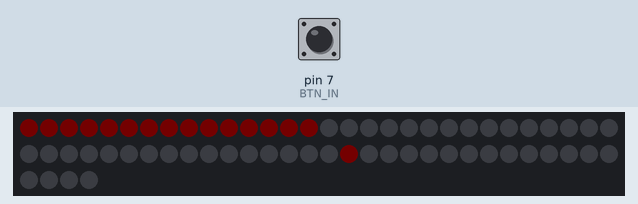
Simulated run of this sketch. Board: Arduino Uno, built with avr-gcc and run on an emulated ATmega328P. Shown: 64 RGB LEDs in strip order, left to right, continuing on the next row. The test bench sets the inputs (shaded band); at power-on: pin 7 (BTN_IN) HIGH. Dim RGB values are drawn brighter than linear; random numbers use the default seed unless the sketch sets one.

Above: at 1.2 s.
1.3 s: pin 7 (BTN_IN) pulled LOW for 0.15 s
At 1.76 s:
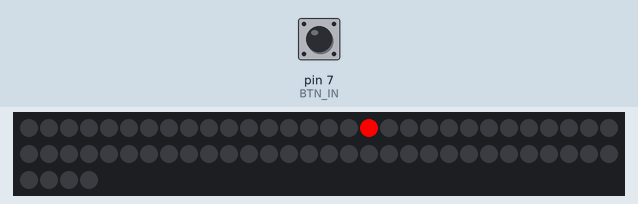
3.7 s: pin 7 (BTN_IN) pulled LOW for 1 s
7.7 s: pin 7 (BTN_IN) pulled LOW for 3.2 s
13.9 s: pin 7 (BTN_IN) pulled LOW for 1 s
17.9 s: pin 7 (BTN_IN) pulled LOW for 0.15 s
At 26.15 s:
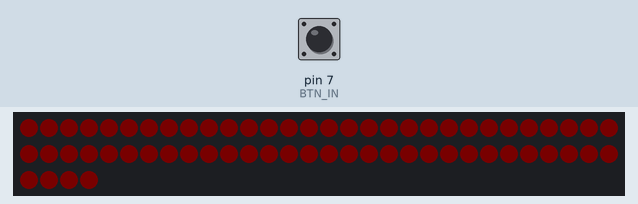

The sketch:

MATURAZIONE.ino
```cpp
// Arduino UNO

#include <FastLED.h>

#define NUM_LEDS 64
#define COM_PIN 6
#define BTN_IN 7

CRGB leds[NUM_LEDS];

void setup() {

  FastLED.addLeds<WS2812B, COM_PIN, GRB>(leds, NUM_LEDS);
  FastLED.setBrightness(255);

  FastLED.clear();
  FastLED.show();

  pinMode(BTN_IN, INPUT);
  Serial.begin(9600);

}

uint8_t j = 0;
uint8_t je = 32;
uint8_t i = 0;
uint8_t w1 = 0;
uint8_t w2 = 0;
uint8_t w3 = 0;
uint8_t w = 0;

bool beam = false;

unsigned long startT = 0;

void loop() {

  if (!digitalRead(BTN_IN)) {
    beam = true;
    startT = millis();
  }

  if (beam) {
    if ((millis() - startT) > 7200) {
      w1 = random(245, 255);
      w2 = random(0, 2);
      w3 = random(0, 1);

      if (w3) {
        w = w1;
      }
      else {
        w = w2;
      }

      for (int kk = 0; kk < 3; kk++) {
        for (i = 0; i < 254; i = i + 2) {
          fill_solid(leds, NUM_LEDS, CHSV(w, 255, i));
          FastLED.show();
          delay(10);
        }
        for (i = 254; i > 0; i = i - 2) {
          fill_solid(leds, NUM_LEDS, CHSV(w, 255, i));
          FastLED.show();
          delay(10);
        }
      }

      beam = false;
    }
    else {
      for (i = 0; i < NUM_LEDS; i++) {
        leds[i] = CRGB::Red;
        FastLED.show();
        delay(5);
        leds[i] = CRGB::Black;
        FastLED.show();
        delay(5);
      }
    }
  }
  else {

    for (i = 0; i < 20; i++) {
      leds[j] = CHSV(224, 255, i);
      leds[je] = CHSV(224, 255, 19 - i);
      FastLED.show();
    }
    delay(30);
    j = j + 1;
    je = je + 1;

    if (j >= NUM_LEDS) {
      j = 0;
    }
    if (je >= NUM_LEDS) {
      je = 0;
    }
  }
}
```
